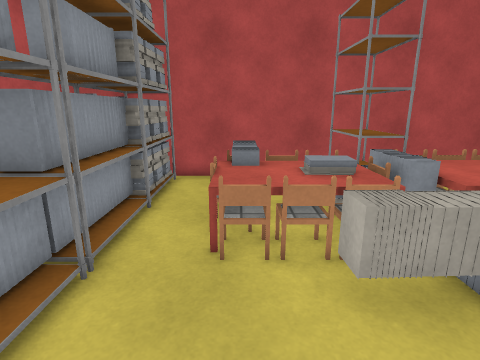
[1] (above)

18 first-person views from a walk through a scene from a Unity 3-D project. The camera is 1.5 m above the floor, tilts 14° down and sees 80° across. The floor is counted in squares, 0.5 m on a side. Each view is taken from the middle of a square. On the plan, view 1 faces up. The plan holds only what a view shows up to about 20 squares ahead; the rest is blank. The player character is not drawn. Surface patterns are stand-ins for the level's own textures.

[2]
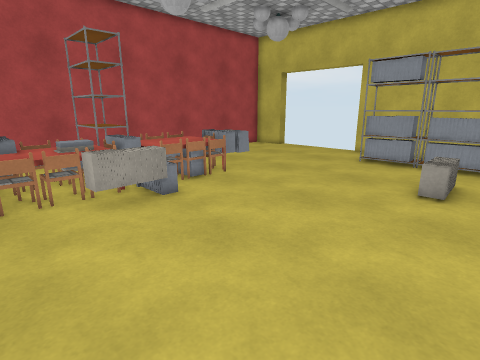

[3]
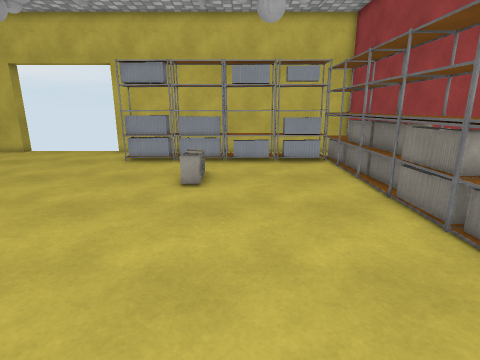

[4]
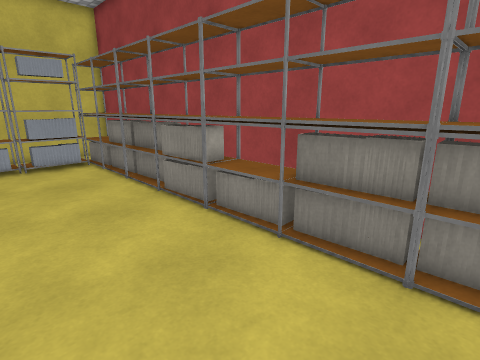

[5]
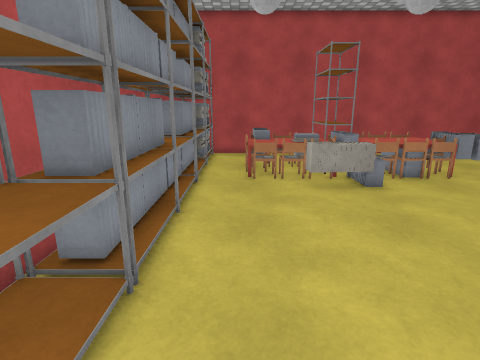

[6]
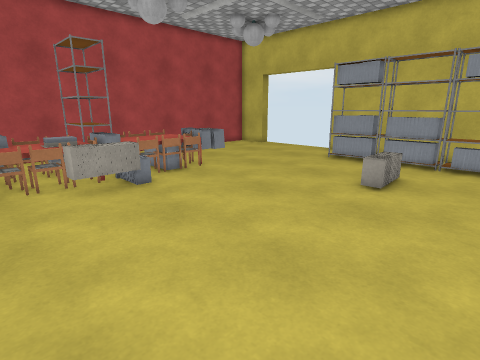

[7]
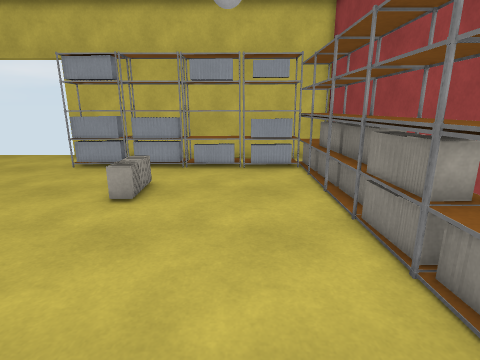

[8]
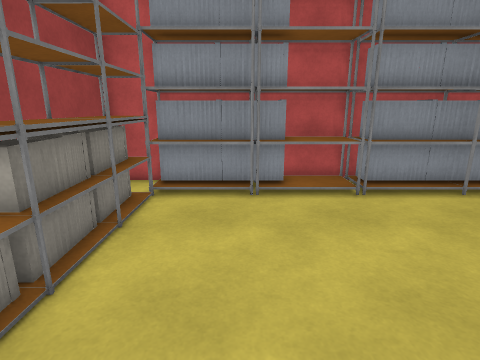

[9]
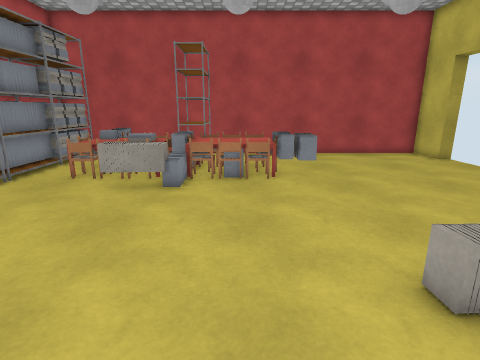

[10]
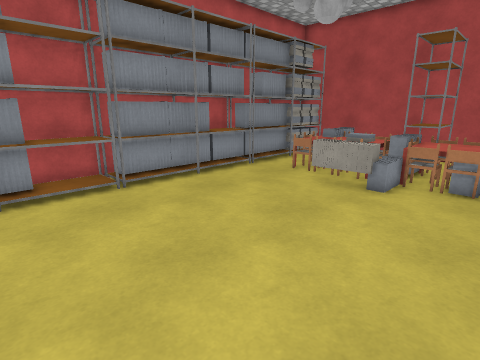

[11]
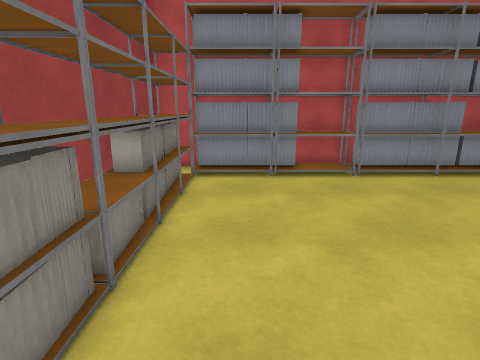

[12]
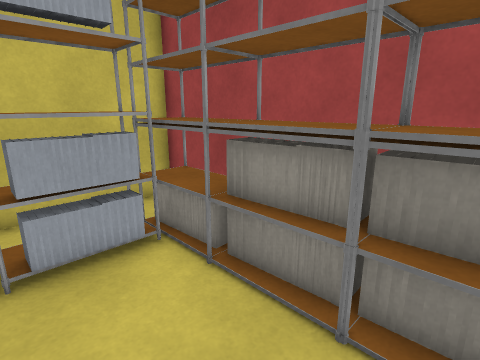

[13]
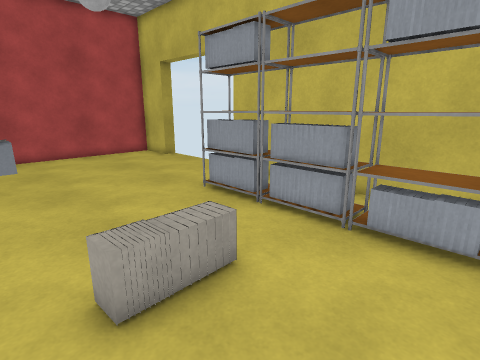

[14]
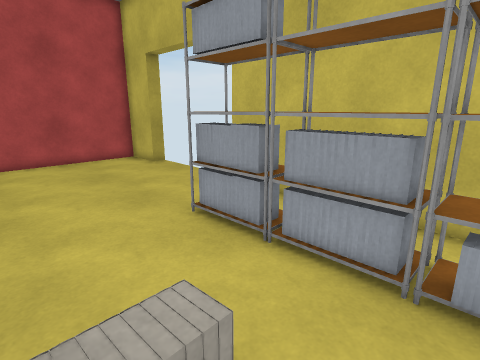

[15]
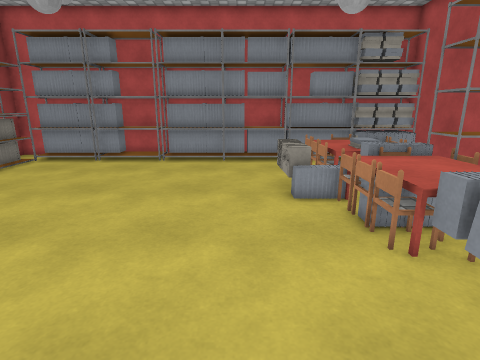

[16]
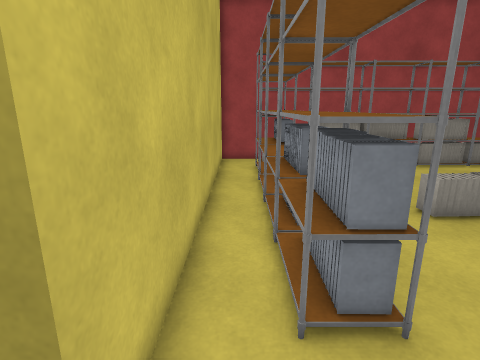

[17]
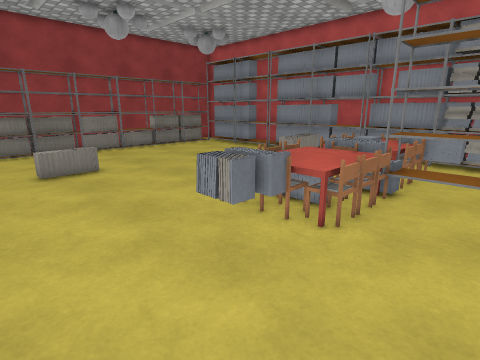

[18]
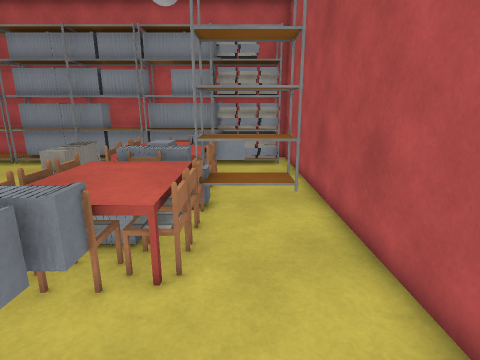

### Floor plan
Key: @ floor where view 1 was taken; # wall or solid block; . main floor; : floor 0.75 m higher than the main floor; = window, fence, low wall or low ledge; B books; S shelf.
Columns run from 5 left of view 1 to 20 right of it. Each row starts with its distance up from view 1.
 13 #########################
 12 #BB......SS.............#
 11 #BB......SS.............#
 10 #BB..BB..SS.............##
  9 #BB.=B#==BB===...........
  8 #BB.=BB=:BB:::B..........
  7 #BB.=::B=B=:::BB.........
  6 # B.=::::B==B:BB.........
  5 #BB..====#==B=...........
  4 #SS....BBB..............#
  3 #SS.....................##
  2 #BB..................SS.#
  1 #BB..................SS.#
  0 #BB..@...............SS.#
 -1 # B..................SS.#
 -2 #BB..................SS.#
 -3 #SS............BBBB..SS.#
 -4 #SS..................SS.#
 -5 #BS..................BS.#
 -6 #BB..................BS.#
 -7 # B..................SS.#
 -8 #BB..................BS.#
 -9 # B..................BS.#
-10 # BSSSSSSSSSSSSSSSSSSBS.#
-11 #.SSSSSSSSSSSSSSSSSSSSS.#
-12 ####S#SSSSSSSSSSSSSSSSS #
-13   #######################

Positions as (right, up) in squares from view 1, and headings:
1: (0, 0), facing up
2: (-1, -5), facing up-right
3: (-1, -5), facing right
4: (-1, -5), facing down-right
5: (-1, -7), facing up
6: (-1, -7), facing up-right
7: (1, -7), facing right
8: (7, -7), facing left
9: (7, -7), facing up
10: (8, -7), facing up-left
11: (10, -8), facing left
12: (10, -7), facing down-right
13: (9, -7), facing up-right
14: (11, -5), facing up-right
15: (14, 2), facing left
16: (18, 5), facing down
17: (15, 12), facing down-left
18: (13, 10), facing left
